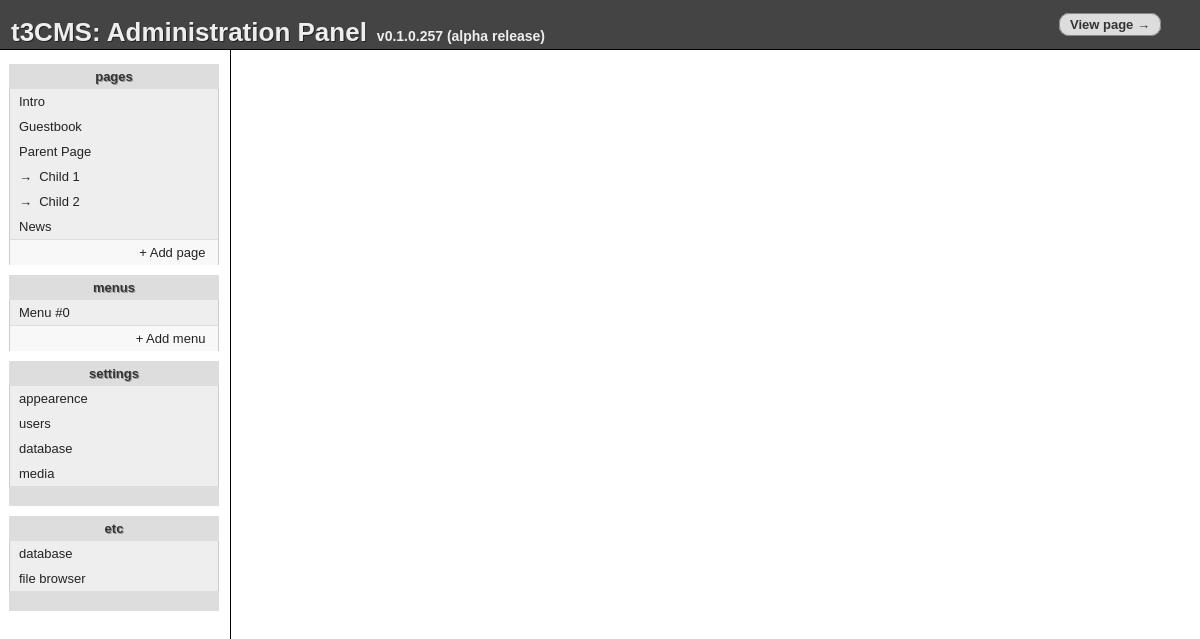
The app's page /admin.php, older data.
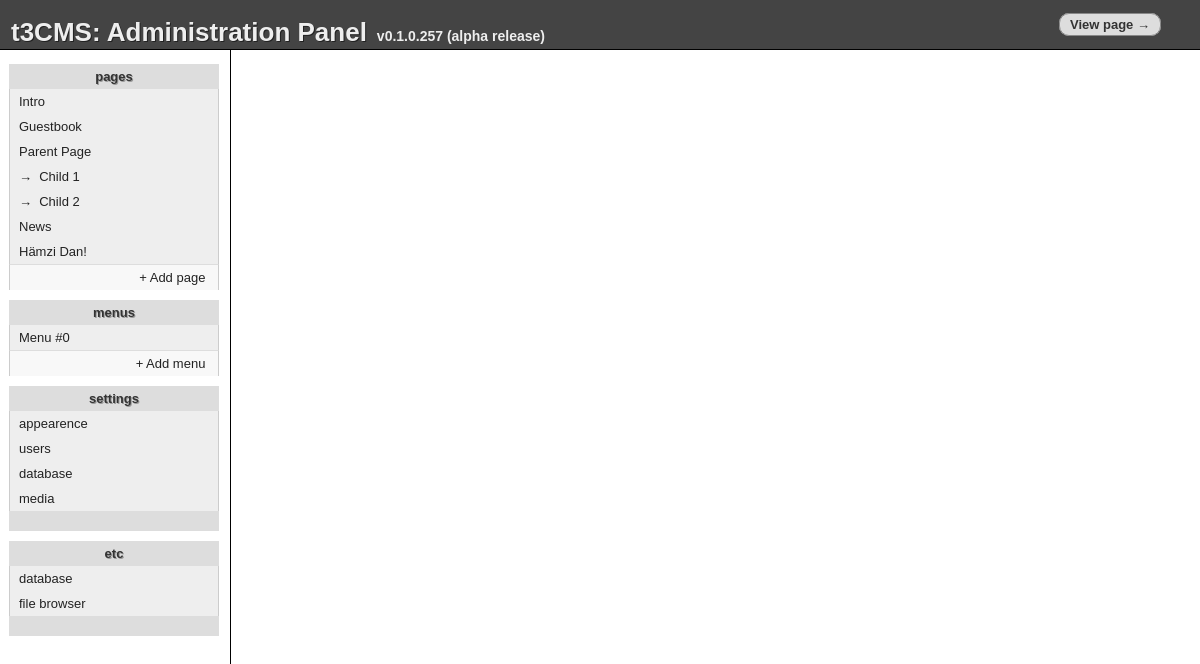
The same page, newer data.
### tables this page shows
CREATE TABLE "pages" ("id" INTEGER PRIMARY KEY  NOT NULL ,"name" TEXT,"type" TEXT,"content" TEXT,"title" TEXT,"sub" TEXT DEFAULT _ );

CREATE TABLE "menus" ("id" INTEGER PRIMARY KEY  AUTOINCREMENT  NOT NULL , "menu" INTEGER NOT NULL  DEFAULT 0, "label" TEXT, "type" TEXT DEFAULT page, "link" TEXT, "sorting" INTEGER DEFAULT 0);

### inc/inc.admin.php (the view, shortened to what this page needs)
<?php
 include_once('inc/inc.db.php');
 function a_do_pages($sub = '_', $lvl = 0){
    global $_DB;
    foreach ($_DB->query("SELECT * FROM pages where sub='$sub';") as $r){
        $spacing = str_repeat('&rarr;&nbsp;&nbsp;',$lvl);
        print "   <a href=\"?edit=page&page={$r['name']}\">$spacing{$r['title']}</a>\n";
        a_do_pages($r['name'], $lvl+1);
    }
 }
 function a_do_menus(){
    global $_DB;
	$a = array();
    foreach ($_DB->query("SELECT * FROM menus") as $r){
		if (! in_array($r['menu'],$a)){
			print "   <a href=\"?edit=menu&menu={$r['menu']}\">Menu #{$r['menu']}</a>\n";
			$a[] = $r['menu'];
		}
    }
 }
?>

### admin.php (shortened to what this page needs)
<?php
 include_once("inc/inc.admin.php");
?>
<html>
 <head>
  <link rel="stylesheet" href="etc/admin.css" type="text/css" />
 </head>
 <body onload="init_mce('full')">
  <table id="tcont" cellspacing="0" border="0">
   <tr>
    <td id="thead" colspan="2">
     <table style="width:100%;height:100%;" cellspacing="0" cellpadding="0">
      <tr>
       <td style="vertical-align:bottom"><h1>t3CMS: Administration Panel</h1><h2>v0.1.0.257 (alpha release)</h2></td>
       <td width="140" style="vertical-align:middle;"><a href="." class="butlink" style="margin-right:16px">View page &rarr;</a></td>
      </tr>
     </table>
    </td>
   </tr>
   <tr>
    <td id="tmenu">
     <div>
      <b>pages</b>
<?php a_do_pages() ?>
      <a class="add" href="?edit=page&page=_new&tab=add">+ Add page&nbsp;</a>
      <b>menus</b>
<?php a_do_menus() ?>
      <a class="add" href="?edit=menu&menu=_new&tab=add">+ Add menu&nbsp;</a>
      <b>settings</b>
      <a href="?edit=setting&setting=appearence">appearence</a>
      <a href="?edit=setting&setting=users">users</a>
      <a href="?edit=setting&setting=database">database</a>
      <a href="?edit=setting&setting=appearence">media</a>
      <b class="end">&nbsp;</b>
      <b>etc</b>
      <a href="?special=database">database</a>
      <a href="?special=filebrowser">file browser</a>
      <b class="end">&nbsp;</b>
     </div>
    </td>
    <td id="tmain">
    </td>
   </tr>
  </table>
 </body>
</html>

### etc/admin.css (style rules this page uses)
html,body { width:100%;height:100%;margin:0px }
* { font-family:sans-serif }
#tcont { width:100%;height:100%; }
#thead { height: 50px;border-bottom: 1px black solid; background-color: #444 }
#thead h1 { margin:0px;margin-left: 10px; color: #eee;font-size:26px; text-shadow: #222 1px 1px;display:inline }
#thead h2 { margin:0px;font-size:14px;color:#eee;display:inline;margin-left:10px }
#thead table tr td { vertical-align: middle }
#tmenu { width:220px; padding: 5px; padding-top:0px; vertical-align: top; border-right: 1px black solid; font-family: sans-serif; font-size: 13px }
#tmenu a { color: #222; text-decoration: none; display: block; width: 190px; background: #eee; padding: 5 9 5 9px; border: 1px #ccc solid; border-width: 0 1 0 1px }
#tmenu a.add { border-top: 1px #ddd solid; background: #f8f8f8; text-align: right; border-radius: 0 0 10 10px; -moz-border-radius: 0 0 10 10px }
#tmenu b { margin-top: 10px; color:#333; background: #ddd; text-align: center; display: block; width: 210px; padding: 5 0 5 0px; text-shadow: #999 1px 1px; border-radius: 10 10 0 0px; -moz-border-radius: 10 10 0 0px }
#tmenu b.end { border-radius: 0 0 10 10px; -moz-border-radius: 0 0 10 10px; margin-top: 0px; height: 10px; }
#tmenu div { padding:4px;overflow:hidden }
.butlink { display:inline; padding:3px; margin: 0px; padding-left: 10px; padding-right: 10px; -moz-border-radius: 10px; border-radius: 10px; border: 1px #888 solid; background: #ddd; color: #333; text-align: center; font-weight: bold; font-size: small; text-decoration: none; }

Row changes from the older to the newer data that the page shows:
added pages: title "Hämzi Dan!", shown under "v0.1.0.257 (alpha release)"
